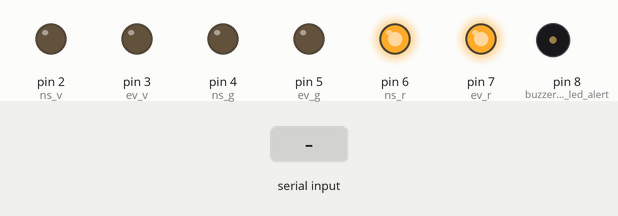
Recording of a sketch running on a simulated Arduino Uno, built with avr-gcc and run on an emulated ATmega328P. Parts: output pins drawn as LEDs (lit = HIGH), buzzer (waves = sounding, pin HIGH). The inputs (shaded band) are chosen by the test bench.

Above: at 1.2 s.
1.3 s: "B" received over Serial
At 1.55 s:
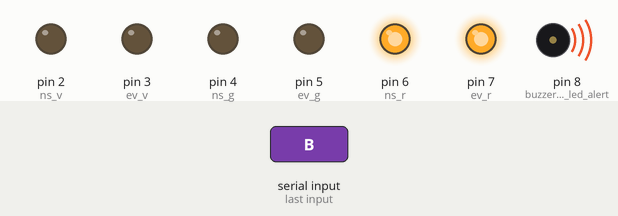
4.3 s: "N" received over Serial
At 5.4 s:
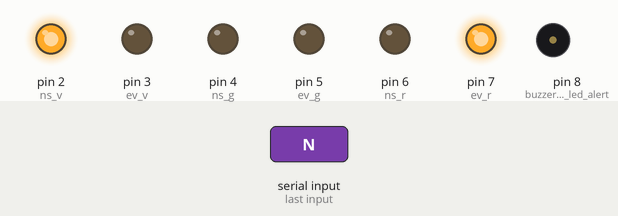
5.8 s: "E" received over Serial
At 6.6 s:
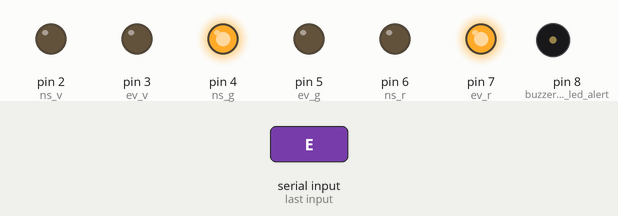
8.8 s: "N" received over Serial
At 10.0 s:
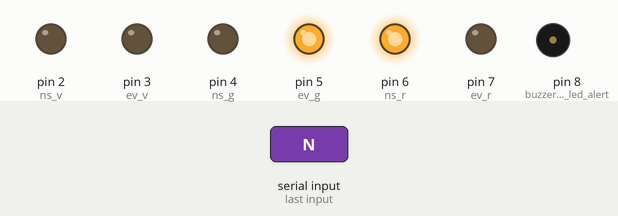
Timing chart, 0 to 12.3 s (numbered marks = the images above; inputs shaded):
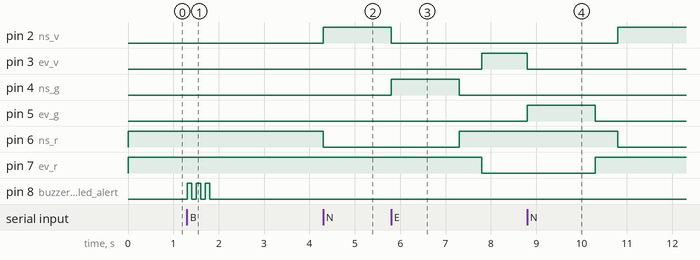

The sketch:

arduino_cityglow_v2.ino
```cpp
int ns_v = 2; int ns_g = 4; int ns_r = 6;
int ev_v = 3; int ev_g = 5; int ev_r = 7;

// Pin opțional pentru alertă vizuală (Near-Miss)
int buzzer_sau_led_alert = 8;

char axaCurentaVerde = 'X';

void setup() {
  Serial.begin(9600);

  pinMode(ns_v, OUTPUT); pinMode(ns_g, OUTPUT); pinMode(ns_r, OUTPUT);
  pinMode(ev_v, OUTPUT); pinMode(ev_g, OUTPUT); pinMode(ev_r, OUTPUT);
  pinMode(buzzer_sau_led_alert, OUTPUT);

  // Pornim cu toate pe Rosu (Safety First)
  toateRosii();
}

void toateRosii() {
  digitalWrite(ns_v, LOW); digitalWrite(ns_g, LOW); digitalWrite(ns_r, HIGH);
  digitalWrite(ev_v, LOW); digitalWrite(ev_g, LOW); digitalWrite(ev_r, HIGH);
}

void alertaNearMiss() {
  // O secvență rapidă de flash-uri pentru a avertiza pietonii/șoferii
  for(int i=0; i<3; i++) {
    digitalWrite(buzzer_sau_led_alert, HIGH); delay(100);
    digitalWrite(buzzer_sau_led_alert, LOW); delay(100);
  }
}

void tranzitie(char deLaAxa) {
  if (deLaAxa == 'N') {
    digitalWrite(ns_v, LOW); digitalWrite(ns_g, HIGH);
    delay(1500); // Timp galben
    digitalWrite(ns_g, LOW); digitalWrite(ns_r, HIGH);
  } else if (deLaAxa == 'E') {
    digitalWrite(ev_v, LOW); digitalWrite(ev_g, HIGH);
    delay(1500);
    digitalWrite(ev_g, LOW); digitalWrite(ev_r, HIGH);
  }
  delay(500); // All-red clearance interval (Siguranță sporită)
}

void loop() {
  if (Serial.available() > 0) {
    char comanda = Serial.read();

    // Comanda N: Verde pentru Nord-Sud
    if (comanda == 'N' && axaCurentaVerde != 'N') {
      if (axaCurentaVerde != 'X') tranzitie(axaCurentaVerde);
      digitalWrite(ns_r, LOW); digitalWrite(ns_v, HIGH);
      axaCurentaVerde = 'N';
    }
    // Comanda E: Verde pentru Est-Vest
    else if (comanda == 'E' && axaCurentaVerde != 'E') {
      if (axaCurentaVerde != 'X') tranzitie(axaCurentaVerde);
      digitalWrite(ev_r, LOW); digitalWrite(ev_v, HIGH);
      axaCurentaVerde = 'E';
    }
    // Comanda B: BLOCARE (Urgență / Near-Miss detectat de Python)
    else if (comanda == 'B') {
      toateRosii();
      alertaNearMiss();
      axaCurentaVerde = 'X'; // Resetăm axa pentru a forța o tranzitie viitoare
    }
  }
}
```

Measured:
- after the input at 1.3 s, pin 8 (buzzer_sau_led_alert): alternates HIGH for 0.10 s and LOW for 0.10 s, 6 changes in all, then stays LOW, starting at once
- after the input at 4.3 s, pin 2 (ns_v): LOW → HIGH at once; pin 6 (ns_r): HIGH → LOW at once
- after the input at 5.8 s, pin 2 (ns_v): HIGH → LOW at once; pin 3 (ev_v): LOW → HIGH after 2.0 s; pin 4 (ns_g): LOW → HIGH at once, → LOW 1.5 s later; pin 6 (ns_r): LOW → HIGH after 1.5 s; pin 7 (ev_r): HIGH → LOW after 2.0 s
- after the input at 8.8 s, pin 2 (ns_v): LOW → HIGH after 2.0 s; pin 3 (ev_v): HIGH → LOW at once; pin 5 (ev_g): LOW → HIGH at once, → LOW 1.5 s later; pin 6 (ns_r): HIGH → LOW after 2.0 s; pin 7 (ev_r): LOW → HIGH after 1.5 s
